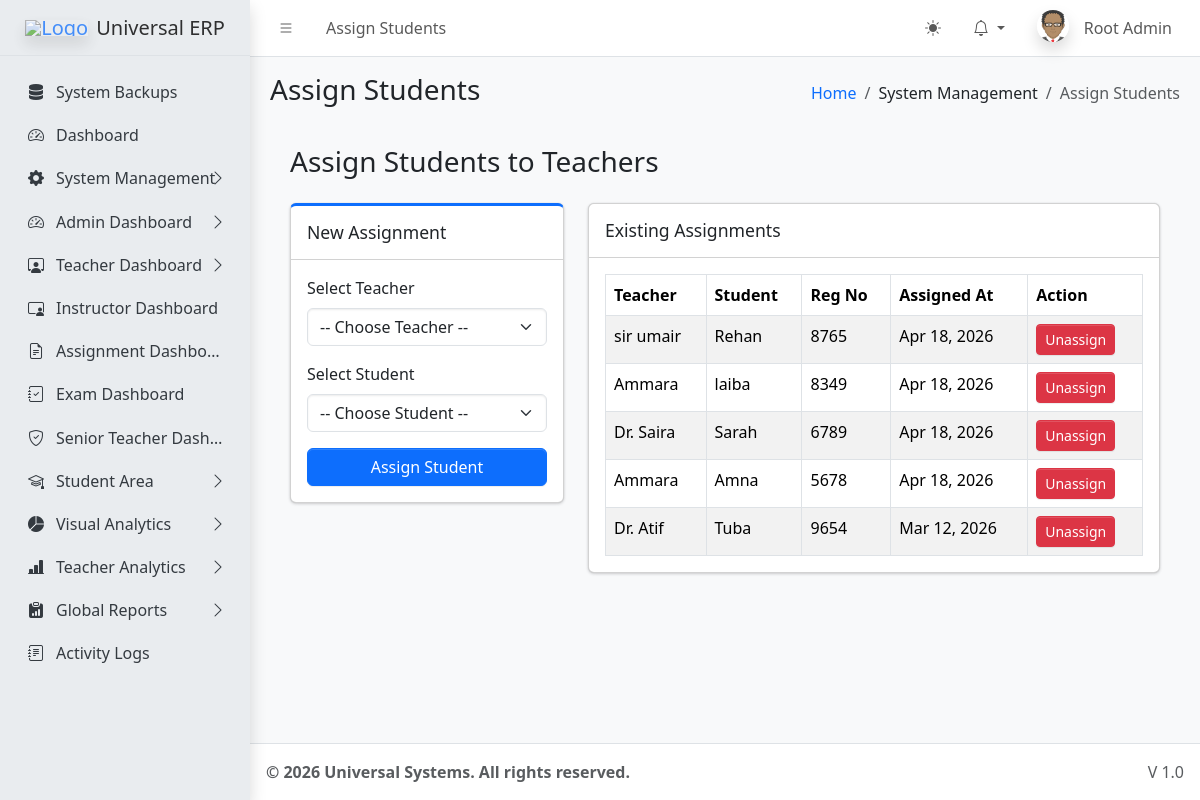
Screenshot of /dashboards/admin/assign_student_teacher.php (signed in) with the database file from the repository.
### tables this page shows
CREATE TABLE `sys_pages` (
  `id` int(11) NOT NULL,
  `parent_id` int(11) DEFAULT 0,
  `page_name` varchar(100) NOT NULL,
  `page_url` varchar(255) DEFAULT '#',
  `icon_class` varchar(50) DEFAULT 'bi bi-circle',
  `sort_order` int(11) DEFAULT 0
);

CREATE TABLE `teacher_student_assign` (
  `id` int(11) NOT NULL,
  `teacher_id` int(11) NOT NULL,
  `student_id` int(11) NOT NULL,
  `assigned_date` timestamp NOT NULL DEFAULT current_timestamp()
);

CREATE TABLE `users` (
  `id` int(11) NOT NULL,
  `name` varchar(100) NOT NULL,
  `email` varchar(100) NOT NULL,
  `password` varchar(255) NOT NULL,
  `role` varchar(50) NOT NULL,
  `identity_no` varchar(50) DEFAULT NULL,
  `registration_no` varchar(50) DEFAULT NULL,
  `is_active` tinyint(1) DEFAULT 1,
  `created_at` timestamp NOT NULL DEFAULT current_timestamp()
);

### dashboards/admin/assign_student_teacher.php (the view, shortened to what this page needs)
<?php
require_once '../../core/db.php';
require_once '../../includes/header.php';
$assignments = $pdo->query("
    SELECT a.id, t.name as teacher_name, s.name as student_name, s.registration_no, a.assigned_date
    FROM teacher_student_assign a
    JOIN users t ON a.teacher_id = t.id
    JOIN users s ON a.student_id = s.id
    ORDER BY a.assigned_date DESC
")->fetchAll();
?>
<div class="app-content-header">
    <div class="container-fluid">
        <div class="row">
            <div class="col-sm-6"><h3>Assign Students to Teachers</h3></div>
        </div>
    </div>
</div>
<div class="app-content">
    <div class="container-fluid">
        <div class="row">
            <div class="col-md-4">
                <div class="card card-primary card-outline">
                    <div class="card-header"><h3 class="card-title">New Assignment</h3></div>
                    <form method="post" class="card-body">
                        <div class="mb-3">
                            <label class="form-label">Select Teacher</label>
                            <select name="teacher_id" class="form-select select2" required>
                                <option value="">-- Choose Teacher --</option>
                            </select>
                        </div>
                        <div class="mb-3">
                            <label class="form-label">Select Student</label>
                            <select name="student_id" class="form-select select2" required>
                                <option value="">-- Choose Student --</option>
                            </select>
                        </div>
                        <button type="submit" name="assign" class="btn btn-primary w-100">Assign Student</button>
                    </form>
                </div>
            </div>
            <div class="col-md-8">
                <div class="card">
                    <div class="card-header"><h3 class="card-title">Existing Assignments</h3></div>
                    <div class="card-body">
                        <table class="table table-bordered table-striped">
                            <thead>
                                <tr>
                                    <th>Teacher</th>
                                    <th>Student</th>
                                    <th>Reg No</th>
                                    <th>Assigned At</th>
                                    <th>Action</th>
                                </tr>
                            </thead>
                            <tbody>
                                <?php foreach($assignments as $a): ?>
                                <tr>
                                    <td><?= htmlspecialchars($a['teacher_name']) ?></td>
                                    <td><?= htmlspecialchars($a['student_name']) ?></td>
                                    <td><?= htmlspecialchars($a['registration_no']) ?></td>
                                    <td><?= date('M d, Y', strtotime($a['assigned_date'])) ?></td>
                                    <td>
                                        <a href="?unassign=<?= $a['id'] ?>" class="btn btn-danger btn-sm" onclick="return confirm('Remove this assignment?')">Unassign</a>
                                    </td>
                                </tr>
                                <?php endforeach; ?>
                            </tbody>
                        </table>
                    </div>
                </div>
            </div>
        </div>
    </div>
</div>
<?php require_once '../../includes/footer.php'; ?>

### includes/header.php (shortened to what this page needs)
<?php
require_once __DIR__ . '/../core/session.php';
$settings = [];
$stmt = $pdo->query("SELECT * FROM system_settings");
while ($row = $stmt->fetch()) {
    $settings[$row['setting_key']] = $row['setting_value'];
}
$current_url = substr($_SERVER['SCRIPT_NAME'], strlen('/universal/'));
$pageStmt = $pdo->prepare("SELECT * FROM sys_pages WHERE page_url LIKE ? LIMIT 1");
$pageStmt->execute(["%$current_url%"]);
$currentPageData = $pageStmt->fetch();
$pageTitle = $currentPageData['page_name'] ?? 'Dashboard';
$pageId = $currentPageData['id'] ?? 0;
$breadcrumbs = [];
if ($currentPageData) {
    $crumbId = $currentPageData['id'];
    while($crumbId != 0) {
        $crumbStmt = $pdo->prepare("SELECT id, parent_id, page_name, page_url FROM sys_pages WHERE id = ?");
        $crumbStmt->execute([$crumbId]);
        $crumb = $crumbStmt->fetch();
        array_unshift($breadcrumbs, $crumb);
        $crumbId = $crumb['parent_id'];
    }
}
?>
<!DOCTYPE html>
<html lang="en"> <head>
    <link rel="stylesheet" href="<?= BASE_URL ?>assets/css/bootstrap.min.css" />
    <link rel="stylesheet" href="<?= BASE_URL ?>assets/css/bootstrap-icons.css" />
    <link rel="stylesheet" href="<?= BASE_URL ?>assets/css/adminlte.min.css" />
    <link rel="stylesheet" href="https://cdnjs.cloudflare.com/ajax/libs/font-awesome/6.4.2/css/all.min.css" />
</head>
<body class="layout-fixed sidebar-expand-lg bg-body-tertiary">
<div class="app-wrapper">
    <nav class="app-header navbar navbar-expand bg-body">
        <div class="container-fluid">
            <ul class="navbar-nav">
                <li class="nav-item"> <a class="nav-link" data-lte-toggle="sidebar" href="#" role="button"><i class="bi bi-list"></i></a> </li>
                <li class="nav-item d-none d-md-block"> <a href="#" class="nav-link"><?= $pageTitle ?></a> </li>
            </ul>
            <ul class="navbar-nav ms-auto">
                <li class="nav-item">
                    <button class="btn btn-link nav-link" id="theme-toggle" type="button">
                        <i class="bi bi-sun-fill" id="theme-icon"></i>
                    </button>
                </li>
                <li class="nav-item dropdown">
                    <a class="nav-link dropdown-toggle" data-bs-toggle="dropdown" href="#" aria-expanded="false">
                        <i class="bi bi-bell"></i>
                    </a>
                </li>
                <li class="nav-item dropdown user-menu">
                    <a href="#" class="nav-link dropdown-toggle" data-bs-toggle="dropdown">
                        <img src="<?= !empty($_SESSION['avatar']) ? $_SESSION['avatar'] : BASE_URL.'assets/img/avatar.png' ?>" class="user-image rounded-circle shadow" alt="User Image">
                        <span class="d-none d-md-inline ms-1"><?= htmlspecialchars($_SESSION['name']) ?></span>
                    </a>
                </li>
            </ul>
        </div>
    </nav>
    <?php include __DIR__ . '/sidebar.php'; ?>
    <main class="app-main">
        <div class="app-content-header">
            <div class="container-fluid">
                <div class="row">
                    <div class="col-sm-6"><h3 class="mb-0"><?= $pageTitle ?></h3></div>
                    <div class="col-sm-6">
                        <ol class="breadcrumb float-sm-end">
                            <li class="breadcrumb-item"><a href="<?= BASE_URL ?>">Home</a></li>
                            <?php foreach($breadcrumbs as $b): ?>
                                <li class="breadcrumb-item <?= ($b['id'] == $pageId) ? 'active' : '' ?>">
                                    <?= htmlspecialchars($b['page_name']) ?>
                                </li>
                            <?php endforeach; ?>
                        </ol>
                    </div>
                </div>
            </div>
        </div>
        <div class="app-content">
            <div class="container-fluid">

### includes/sidebar.php (shortened to what this page needs)
<aside class="app-sidebar bg-body-secondary shadow">
    <div class="sidebar-brand">
        <a href="<?= BASE_URL ?>index.php" class="brand-link">
            <img src="<?= $settings['system_logo'] ?>" alt="Logo" class="brand-image opacity-75 shadow">
            <span class="brand-text fw-light"><?= $settings['system_name'] ?></span>
        </a>
    </div>
    <div class="sidebar-wrapper">
        <nav class="mt-2">
            <ul class="nav sidebar-menu flex-column" data-lte-toggle="treeview" role="menu" data-accordion="false">
                <?php
                function buildMenu($pdo, $parentId = 0, $userRole, $currentUrl)
                {
                    $sql = "
                        SELECT p.* FROM sys_pages p
                        JOIN role_access ra ON p.id = ra.page_id
                        WHERE p.parent_id = ? AND ra.role_key = ?
                        ORDER BY p.sort_order ASC
                    ";
                    $stmt = $pdo->prepare($sql);
                    $stmt->execute([$parentId, $userRole]);
                    $items = $stmt->fetchAll();
                    foreach ($items as $item) {
                        $childStmt = $pdo->prepare("SELECT COUNT(*) FROM sys_pages WHERE parent_id = ?");
                        $childStmt->execute([$item['id']]);
                        $hasChildren = $childStmt->fetchColumn() > 0;
                        $isActive = (strpos($currentUrl, $item['page_url']) !== false && $item['page_url'] !== '#');
                        $menuOpen = $isActive ? 'menu-open' : '';
                        $activeClass = $isActive ? 'active' : '';
                        echo '<li class="nav-item ' . $menuOpen . '">';
                        echo '<a href="' . ($hasChildren ? '#' : BASE_URL . $item['page_url']) . '" class="nav-link ' . $activeClass . '">';
                        echo '<i class="nav-icon ' . $item['icon_class'] . '"></i>';
                        echo '<p>' . htmlspecialchars($item['page_name']);
                        if ($hasChildren) {
                            echo '<i class="nav-arrow bi bi-chevron-right"></i>';
                        }
                        echo '</p></a>';
                        if ($hasChildren) {
                            buildMenu($pdo, $item['id'], $userRole, $currentUrl);
                        }
                        echo '</li>';
                    }
                }
                $cur = substr($_SERVER['SCRIPT_NAME'], strlen('/universal/'));
                buildMenu($pdo, 0, $_SESSION['role'], $cur);
                ?>
            </ul>
        </nav>
    </div>
</aside>

### includes/header.php (style rules this page uses)
.user-image { width: 30px; height: 30px; object-fit: cover; }

### rows the page displays
sys_pages: page_name "Assign Students"
sys_pages: page_name "System Backups"
sys_pages: page_name "Dashboard"
sys_pages: page_name "System Management"
sys_pages: page_name "Admin Dashboard"
sys_pages: page_name "Teacher Dashboard"
sys_pages: page_name "Instructor Dashboard"
sys_pages: page_name "Assignment Dashbo…"
sys_pages: page_name "Exam Dashboard"
sys_pages: page_name "Senior Teacher Dash…"
sys_pages: page_name "Student Area"
sys_pages: page_name "Visual Analytics"
sys_pages: page_name "Teacher Analytics"
sys_pages: page_name "Global Reports"
sys_pages: page_name "Activity Logs"
teacher_student_assign: users.name "sir umair", users.name "Rehan", users.registration_no "8765", assigned_date "Apr 18, 2026"
teacher_student_assign: users.name "Ammara", users.name "laiba", users.registration_no "8349", assigned_date "Apr 18, 2026"
teacher_student_assign: users.name "Dr. Saira", users.name "Sarah", users.registration_no "6789", assigned_date "Apr 18, 2026"
teacher_student_assign: users.name "Ammara", users.name "Amna", users.registration_no "5678", assigned_date "Apr 18, 2026"
teacher_student_assign: users.name "Dr. Atif", users.name "Tuba", users.registration_no "9654", assigned_date "Mar 12, 2026"

### other values shown
$_SESSION['name'] "Root Admin"
$settings['system_name'] "Universal ERP"
$settings['footer_text'] "© 2026 Universal Systems. All rights reserved."
